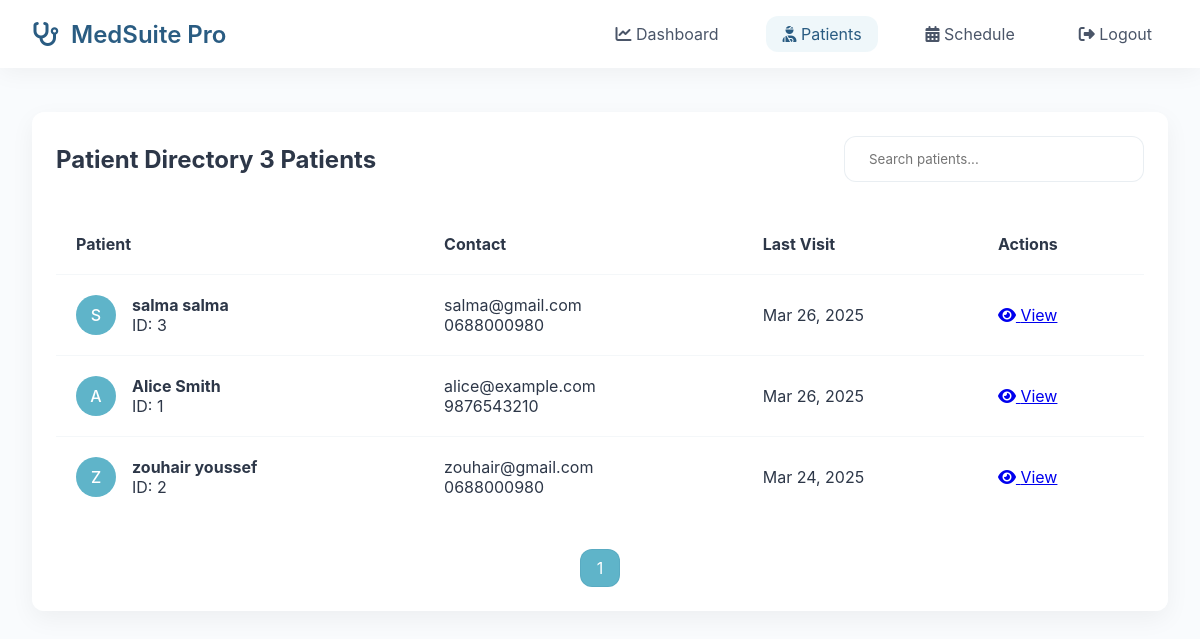
Screenshot of /patients.php (signed in) with the database file from the repository.
### tables this page shows
CREATE TABLE `patients` (
  `patient_id` int(11) NOT NULL,
  `first_name` varchar(50) NOT NULL,
  `last_name` varchar(50) NOT NULL,
  `email` varchar(100) NOT NULL,
  `phone` varchar(20) DEFAULT NULL,
  `password_hash` varchar(255) NOT NULL,
  `created_at` datetime DEFAULT CURRENT_TIMESTAMP,
  `role` varchar(20) DEFAULT 'patient',
  `date_of_birth` date DEFAULT NULL
);

### patients.php (the view, shortened to what this page needs)
<?php
require_once 'config.php';
try {
    $stmt = $pdo->prepare("SELECT * FROM doctors WHERE doctor_id = ?");
    $stmt->execute([$_SESSION['user_id']]);
    $doctor = $stmt->fetch();
} catch (Exception $e) {
    error_log("Access Error: " . $e->getMessage());
    header('Location: logout.php');
    exit;
}
$currentPage = max(1, $_GET['page'] ?? 1);
$searchTerm = $_GET['search'] ?? '';
$perPage = 10;
$offset = ($currentPage - 1) * $perPage;
try {
    $baseQuery = "FROM patients p
                INNER JOIN appointments a ON p.patient_id = a.patient_id
                WHERE a.doctor_id = ?";
    $params = [$doctor['doctor_id']];
    $countStmt = $pdo->prepare("SELECT COUNT(DISTINCT p.patient_id) $baseQuery");
    $countStmt->execute($params);
    $totalPatients = $countStmt->fetchColumn();
    $patientStmt = $pdo->prepare("
        SELECT DISTINCT
            p.patient_id,
            p.first_name,
            p.last_name,
            p.email,
            p.phone,
            MAX(a.appointment_date) as last_visit
        $baseQuery
        GROUP BY p.patient_id
        ORDER BY last_visit DESC
        LIMIT $perPage OFFSET $offset
    ");
    $patientStmt->execute($params);
    $patients = $patientStmt->fetchAll();
} catch (PDOException $e) {
    error_log("Database Error: " . $e->getMessage());
    $patients = [];
    $totalPatients = 0;
}
?>
<!DOCTYPE html>
<html lang="en">
<head>
    <link rel="stylesheet" href="https://cdnjs.cloudflare.com/ajax/libs/font-awesome/6.4.0/css/all.min.css">
</head>
<body>
    <nav class="top-nav">
        <div class="nav-brand">
            <i class="fas fa-stethoscope"></i>
            MedSuite Pro
        </div>
        <div class="nav-links">
            <a href="doctor_dashboard.php" class="nav-link">
                <i class="fas fa-chart-line"></i>
                Dashboard
            </a>
            <a href="patients.php" class="nav-link active">
                <i class="fas fa-user-injured"></i>
                Patients
            </a>
            <a href="schedule.php" class="nav-link">
                <i class="fas fa-calendar-alt"></i>
                Schedule
            </a>
            <a href="logout.php" class="nav-link">
                <i class="fas fa-sign-out-alt"></i>
                Logout
            </a>
        </div>
    </nav>
    <main class="main-content">
        <div class="patient-table-container">
            <div class="table-header">
                <h2>Patient Directory <span class="badge"><?= $totalPatients ?> Patients</span></h2>
                <form method="GET" class="search-box">
                    <input type="text"
                           class="search-input"
                           name="search"
                           placeholder="Search patients..."
                           value="<?= htmlspecialchars($searchTerm) ?>">
                </form>
            </div>
            <table class="patient-table">
                <thead>
                    <tr>
                        <th>Patient</th>
                        <th>Contact</th>
                        <th>Last Visit</th>
                        <th>Actions</th>
                    </tr>
                </thead>
                <tbody>
                    <?php foreach ($patients as $patient): ?>
                        <tr>
                            <td>
                                <div style="display: flex; align-items: center; gap: 1rem;">
                                    <div class="patient-avatar">
                                        <?= strtoupper(substr($patient['first_name'], 0, 1)) ?>
                                    </div>
                                    <div>
                                        <h4><?= htmlspecialchars($patient['first_name']) ?> <?= htmlspecialchars($patient['last_name']) ?></h4>
                                        <p class="text-muted">ID: <?= $patient['patient_id'] ?></p>
                                    </div>
                                </div>
                            </td>
                            <td>
                                <div class="contact-info">
                                    <p><?= htmlspecialchars($patient['email']) ?></p>
                                    <p class="text-muted"><?= htmlspecialchars($patient['phone']) ?></p>
                                </div>
                            </td>
                            <td>
                                <?= $patient['last_visit']
                                    ? date('M j, Y', strtotime($patient['last_visit']))
                                    : 'N/A' ?>
                            </td>
                            <td>
                                <a href="patient_profile.php?id=<?= $patient['patient_id'] ?>"
                                   class="action-btn">
                                   <i class="fas fa-eye"></i>
                                   View
                                </a>
                            </td>
                        </tr>
                    <?php endforeach; ?>
                </tbody>
            </table>
            <div class="pagination">
                <?php
                $totalPages = ceil($totalPatients / $perPage);
                for ($i = 1; $i <= $totalPages; $i++):
                ?>
                    <a href="?page=<?= $i ?>&search=<?= urlencode($searchTerm) ?>"
                       class="page-link <?= $i == $currentPage ? 'active' : '' ?>">
                       <?= $i ?>
                    </a>
                <?php endfor; ?>
            </div>
        </div>
    </main>
</body>
</html>

### patients.php (style rules this page uses)
:root { --primary: #2A5C82; --primary-dark: #1E425B; --accent: #5FB4C9; --transition: all 0.4s cubic-bezier(0.23, 1, 0.32, 1); --radius: 12px; --glass: rgba(255, 255, 255, 0.88); }
* { margin: 0; padding: 0; box-sizing: border-box; font-family: 'Inter', system-ui, sans-serif; }
body { background: #F9FBFD; color: #2D3748; }
.top-nav { background: var(--glass); backdrop-filter: blur(12px); padding: 1rem 2rem; display: flex; justify-content: space-between; align-items: center; box-shadow: 0 4px 24px rgba(0, 0, 0, 0.05); position: fixed; width: 100%; top: 0; z-index: 1000; }
.nav-brand { font-size: 1.5rem; font-weight: 600; color: var(--primary); display: flex; align-items: center; gap: 0.75rem; }
.nav-links { display: flex; gap: 2rem; align-items: center; }
.nav-link { color: #4A5568; text-decoration: none; padding: 0.5rem 1rem; border-radius: var(--radius); transition: var(--transition); }
.nav-link:hover, .nav-link.active { background: rgba(95, 180, 201, 0.1); color: var(--primary); }
.main-content { margin-top: 80px; padding: 2rem; }
.patient-table-container { background: var(--glass); backdrop-filter: blur(8px); border-radius: var(--radius); box-shadow: 0 8px 24px rgba(0, 0, 0, 0.05); overflow: hidden; padding: 1.5rem; }
.table-header { display: flex; justify-content: space-between; align-items: center; margin-bottom: 2rem; }
.patient-table { width: 100%; border-collapse: collapse; }
.patient-table th, .patient-table td { padding: 1.25rem; text-align: left; border-bottom: 1px solid rgba(42, 92, 130, 0.05); }
.patient-table tr:last-child td { border-bottom: none; }
.patient-table tr { transition: var(--transition); }
.patient-avatar { width: 40px; height: 40px; border-radius: 50%; background: var(--accent); display: flex; align-items: center; justify-content: center; color: white; font-weight: 500; }
.search-box { width: 300px; position: relative; }
.search-input { width: 100%; padding: 0.875rem 1.5rem; border: 1px solid rgba(42, 92, 130, 0.1); border-radius: var(--radius); background: var(--glass); backdrop-filter: blur(8px); transition: var(--transition); }
.pagination { display: flex; gap: 0.5rem; margin-top: 2rem; justify-content: center; }
.page-link { padding: 0.5rem 1rem; border-radius: var(--radius); background: var(--glass); border: 1px solid rgba(42, 92, 130, 0.1); cursor: pointer; transition: var(--transition); text-decoration: none; color: inherit; }
.page-link.active { background: var(--accent); color: white; }

### rows the page displays
patients: first_name "S", first_name "salma", last_name "salma", patient_id "3", email "salma@gmail.com", phone "0688000980", last_visit "Mar 26, 2025"
patients: first_name "A", first_name "Alice", last_name "Smith", patient_id "1", email "alice@example.com", phone "9876543210", last_visit "Mar 26, 2025"
patients: first_name "Z", first_name "zouhair", last_name "youssef", patient_id "2", email "zouhair@gmail.com", phone "0688000980", last_visit "Mar 24, 2025"

### other values shown
$totalPatients "3"
